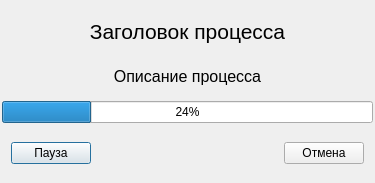
<?xml version="1.0" encoding="UTF-8"?>
<ui version="4.0">
 <class>WaitIndicatorDialog</class>
 <widget class="QDialog" name="WaitIndicatorDialog">
  <property name="geometry">
   <rect>
    <x>0</x>
    <y>0</y>
    <width>375</width>
    <height>183</height>
   </rect>
  </property>
  <property name="sizePolicy">
   <sizepolicy hsizetype="Fixed" vsizetype="Fixed">
    <horstretch>0</horstretch>
    <verstretch>0</verstretch>
   </sizepolicy>
  </property>
  <property name="windowTitle">
   <string>Dialog</string>
  </property>
  <layout class="QVBoxLayout" name="verticalLayout">
   <property name="spacing">
    <number>10</number>
   </property>
   <property name="leftMargin">
    <number>2</number>
   </property>
   <property name="topMargin">
    <number>10</number>
   </property>
   <property name="rightMargin">
    <number>2</number>
   </property>
   <property name="bottomMargin">
    <number>10</number>
   </property>
   <item>
    <widget class="QLabel" name="title_label">
     <property name="sizePolicy">
      <sizepolicy hsizetype="Preferred" vsizetype="Preferred">
       <horstretch>0</horstretch>
       <verstretch>9</verstretch>
      </sizepolicy>
     </property>
     <property name="text">
      <string>&lt;html&gt;&lt;head/&gt;&lt;body&gt;&lt;p&gt;&lt;span style=&quot; font-size:16pt;&quot;&gt;Заголовок процесса&lt;/span&gt;&lt;/p&gt;&lt;/body&gt;&lt;/html&gt;</string>
     </property>
     <property name="alignment">
      <set>Qt::AlignCenter</set>
     </property>
    </widget>
   </item>
   <item>
    <widget class="QLabel" name="description_label">
     <property name="sizePolicy">
      <sizepolicy hsizetype="Preferred" vsizetype="Preferred">
       <horstretch>0</horstretch>
       <verstretch>6</verstretch>
      </sizepolicy>
     </property>
     <property name="text">
      <string>&lt;html&gt;&lt;head/&gt;&lt;body&gt;&lt;p&gt;&lt;span style=&quot; font-size:12pt;&quot;&gt;Описание процесса&lt;/span&gt;&lt;/p&gt;&lt;/body&gt;&lt;/html&gt;</string>
     </property>
     <property name="alignment">
      <set>Qt::AlignCenter</set>
     </property>
    </widget>
   </item>
   <item>
    <widget class="QProgressBar" name="progressBar">
     <property name="sizePolicy">
      <sizepolicy hsizetype="Expanding" vsizetype="Fixed">
       <horstretch>0</horstretch>
       <verstretch>1</verstretch>
      </sizepolicy>
     </property>
     <property name="value">
      <number>24</number>
     </property>
     <property name="alignment">
      <set>Qt::AlignCenter</set>
     </property>
     <property name="orientation">
      <enum>Qt::Horizontal</enum>
     </property>
     <property name="textDirection">
      <enum>QProgressBar::TopToBottom</enum>
     </property>
    </widget>
   </item>
   <item>
    <widget class="QWidget" name="buttons_widget" native="true">
     <property name="sizePolicy">
      <sizepolicy hsizetype="Preferred" vsizetype="Preferred">
       <horstretch>0</horstretch>
       <verstretch>2</verstretch>
      </sizepolicy>
     </property>
     <layout class="QHBoxLayout" name="horizontalLayout_2">
      <item>
       <widget class="QPushButton" name="pause_pushButton">
        <property name="text">
         <string>Пауза</string>
        </property>
       </widget>
      </item>
      <item>
       <spacer name="horizontalSpacer">
        <property name="orientation">
         <enum>Qt::Horizontal</enum>
        </property>
        <property name="sizeHint" stdset="0">
         <size>
          <width>164</width>
          <height>20</height>
         </size>
        </property>
       </spacer>
      </item>
      <item>
       <widget class="QPushButton" name="cancel_pushButton">
        <property name="text">
         <string>Отмена</string>
        </property>
       </widget>
      </item>
     </layout>
    </widget>
   </item>
  </layout>
 </widget>
 <resources/>
 <connections/>
</ui>
